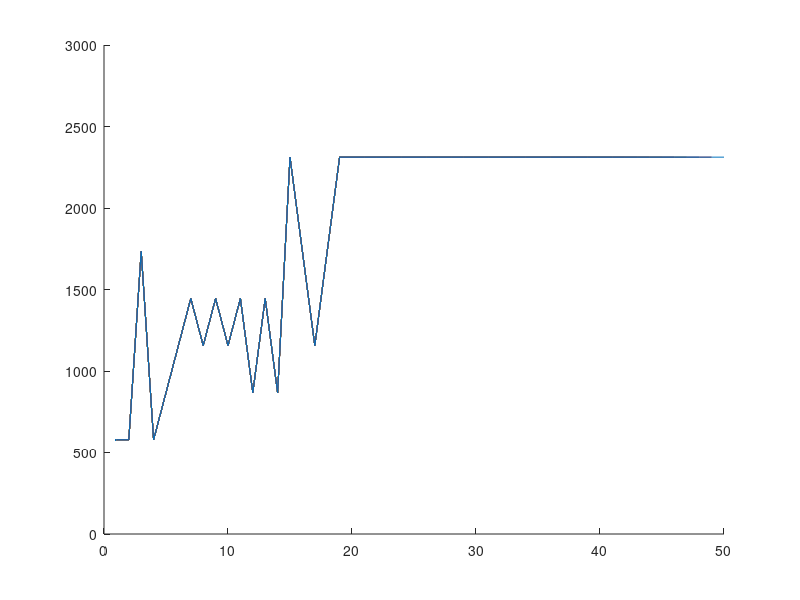

The MATLAB script that drew this image:
clc; clear all; close all;
matA = diag(ones(1,9)*17);
matB = matA;

n = 8;
na = 4;
[~, ants] = sort(rand(n,na));
ants = ants';

P = ones(n);
col = [];

figure, hold on
for k = 1:50
    c = [0,0,0,0];
    for i = 1:n
        for j = 1:na
            c(j) = c(j) + matA(max(i,ants(j,i)),min(i,ants(j,i))) * matB(max(i,ants(j,i)),min(i,ants(j,i)));
        end
    end
    col = [col, max(c)];
    plot(col);
    axis([0 50 0 3000])
    for i = 1:8
        for j = 1:8
            [x,y] = find(ants(:,i)==j);
            for m = 1:length(x)
                P(j,i) = P(j,i) + (1/c(x(m)));
            end
        end
    end
    ants = [];
    for i = 1:na
        P_cur = P;
        tempant = zeros(1,n);
        notation = 1:n;
        [~, position] = sort(rand(1,n));
        for j = 1:n
            temp = P_cur(:,position(j));
            temp = temp/sum(temp);
            [value, index] = min(temp);
            tempant(position(j)) = notation(index);
            P_cur(index,:) = [];
            notation(index) = [];
        end
        ants = [ants; tempant];
    end
    pause(0.1)
end